Frame 1 (no input): blank canvas, image omitted
Frame 60 (the mouse pressed at the canvas centre just before this capture): blank canvas, image omitted
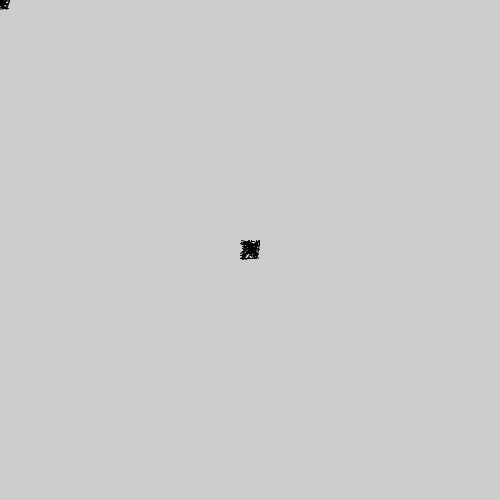
Frame 120 (the mouse held since frame 60 and released just before this capture)

The Processing sketch whose frames 1 and 60 were blank and that drew this single picture after the mouse press (run headless with seeded random() and noise(); from frame 60 on, the mouse is pressed at the canvas centre):

// Processing sketch: randomLines
// ── randomLines.pde

/* random lines where the mouse travels */ 

void setup() {
  size (500, 500); 
}

void draw() {
  line (mouseX + random (-10, 10), mouseY + random (-10, 10), mouseX + random (-10, 10), mouseY + random (-10, 10));  
}
